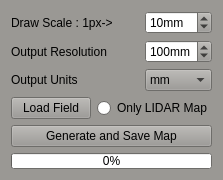
<?xml version="1.0" encoding="UTF-8"?>
<ui version="4.0">
 <class>MainWindow</class>
 <widget class="QMainWindow" name="MainWindow">
  <property name="geometry">
   <rect>
    <x>0</x>
    <y>0</y>
    <width>220</width>
    <height>180</height>
   </rect>
  </property>
  <property name="maximumSize">
   <size>
    <width>220</width>
    <height>180</height>
   </size>
  </property>
  <property name="palette">
   <palette>
    <active>
     <colorrole role="WindowText">
      <brush brushstyle="SolidPattern">
       <color alpha="255">
        <red>0</red>
        <green>0</green>
        <blue>0</blue>
       </color>
      </brush>
     </colorrole>
     <colorrole role="Button">
      <brush brushstyle="SolidPattern">
       <color alpha="255">
        <red>154</red>
        <green>152</green>
        <blue>148</blue>
       </color>
      </brush>
     </colorrole>
     <colorrole role="Light">
      <brush brushstyle="SolidPattern">
       <color alpha="255">
        <red>231</red>
        <green>228</green>
        <blue>222</blue>
       </color>
      </brush>
     </colorrole>
     <colorrole role="Midlight">
      <brush brushstyle="SolidPattern">
       <color alpha="255">
        <red>192</red>
        <green>190</green>
        <blue>185</blue>
       </color>
      </brush>
     </colorrole>
     <colorrole role="Dark">
      <brush brushstyle="SolidPattern">
       <color alpha="255">
        <red>77</red>
        <green>76</green>
        <blue>74</blue>
       </color>
      </brush>
     </colorrole>
     <colorrole role="Mid">
      <brush brushstyle="SolidPattern">
       <color alpha="255">
        <red>103</red>
        <green>101</green>
        <blue>99</blue>
       </color>
      </brush>
     </colorrole>
     <colorrole role="Text">
      <brush brushstyle="SolidPattern">
       <color alpha="255">
        <red>0</red>
        <green>0</green>
        <blue>0</blue>
       </color>
      </brush>
     </colorrole>
     <colorrole role="BrightText">
      <brush brushstyle="SolidPattern">
       <color alpha="255">
        <red>255</red>
        <green>255</green>
        <blue>255</blue>
       </color>
      </brush>
     </colorrole>
     <colorrole role="ButtonText">
      <brush brushstyle="SolidPattern">
       <color alpha="255">
        <red>0</red>
        <green>0</green>
        <blue>0</blue>
       </color>
      </brush>
     </colorrole>
     <colorrole role="Base">
      <brush brushstyle="SolidPattern">
       <color alpha="255">
        <red>255</red>
        <green>255</green>
        <blue>255</blue>
       </color>
      </brush>
     </colorrole>
     <colorrole role="Window">
      <brush brushstyle="SolidPattern">
       <color alpha="255">
        <red>154</red>
        <green>152</green>
        <blue>148</blue>
       </color>
      </brush>
     </colorrole>
     <colorrole role="Shadow">
      <brush brushstyle="SolidPattern">
       <color alpha="255">
        <red>0</red>
        <green>0</green>
        <blue>0</blue>
       </color>
      </brush>
     </colorrole>
     <colorrole role="AlternateBase">
      <brush brushstyle="SolidPattern">
       <color alpha="255">
        <red>204</red>
        <green>203</green>
        <blue>201</blue>
       </color>
      </brush>
     </colorrole>
     <colorrole role="ToolTipBase">
      <brush brushstyle="SolidPattern">
       <color alpha="255">
        <red>255</red>
        <green>255</green>
        <blue>220</blue>
       </color>
      </brush>
     </colorrole>
     <colorrole role="ToolTipText">
      <brush brushstyle="SolidPattern">
       <color alpha="255">
        <red>0</red>
        <green>0</green>
        <blue>0</blue>
       </color>
      </brush>
     </colorrole>
    </active>
    <inactive>
     <colorrole role="WindowText">
      <brush brushstyle="SolidPattern">
       <color alpha="255">
        <red>0</red>
        <green>0</green>
        <blue>0</blue>
       </color>
      </brush>
     </colorrole>
     <colorrole role="Button">
      <brush brushstyle="SolidPattern">
       <color alpha="255">
        <red>154</red>
        <green>152</green>
        <blue>148</blue>
       </color>
      </brush>
     </colorrole>
     <colorrole role="Light">
      <brush brushstyle="SolidPattern">
       <color alpha="255">
        <red>231</red>
        <green>228</green>
        <blue>222</blue>
       </color>
      </brush>
     </colorrole>
     <colorrole role="Midlight">
      <brush brushstyle="SolidPattern">
       <color alpha="255">
        <red>192</red>
        <green>190</green>
        <blue>185</blue>
       </color>
      </brush>
     </colorrole>
     <colorrole role="Dark">
      <brush brushstyle="SolidPattern">
       <color alpha="255">
        <red>77</red>
        <green>76</green>
        <blue>74</blue>
       </color>
      </brush>
     </colorrole>
     <colorrole role="Mid">
      <brush brushstyle="SolidPattern">
       <color alpha="255">
        <red>103</red>
        <green>101</green>
        <blue>99</blue>
       </color>
      </brush>
     </colorrole>
     <colorrole role="Text">
      <brush brushstyle="SolidPattern">
       <color alpha="255">
        <red>0</red>
        <green>0</green>
        <blue>0</blue>
       </color>
      </brush>
     </colorrole>
     <colorrole role="BrightText">
      <brush brushstyle="SolidPattern">
       <color alpha="255">
        <red>255</red>
        <green>255</green>
        <blue>255</blue>
       </color>
      </brush>
     </colorrole>
     <colorrole role="ButtonText">
      <brush brushstyle="SolidPattern">
       <color alpha="255">
        <red>0</red>
        <green>0</green>
        <blue>0</blue>
       </color>
      </brush>
     </colorrole>
     <colorrole role="Base">
      <brush brushstyle="SolidPattern">
       <color alpha="255">
        <red>255</red>
        <green>255</green>
        <blue>255</blue>
       </color>
      </brush>
     </colorrole>
     <colorrole role="Window">
      <brush brushstyle="SolidPattern">
       <color alpha="255">
        <red>154</red>
        <green>152</green>
        <blue>148</blue>
       </color>
      </brush>
     </colorrole>
     <colorrole role="Shadow">
      <brush brushstyle="SolidPattern">
       <color alpha="255">
        <red>0</red>
        <green>0</green>
        <blue>0</blue>
       </color>
      </brush>
     </colorrole>
     <colorrole role="AlternateBase">
      <brush brushstyle="SolidPattern">
       <color alpha="255">
        <red>204</red>
        <green>203</green>
        <blue>201</blue>
       </color>
      </brush>
     </colorrole>
     <colorrole role="ToolTipBase">
      <brush brushstyle="SolidPattern">
       <color alpha="255">
        <red>255</red>
        <green>255</green>
        <blue>220</blue>
       </color>
      </brush>
     </colorrole>
     <colorrole role="ToolTipText">
      <brush brushstyle="SolidPattern">
       <color alpha="255">
        <red>0</red>
        <green>0</green>
        <blue>0</blue>
       </color>
      </brush>
     </colorrole>
    </inactive>
    <disabled>
     <colorrole role="WindowText">
      <brush brushstyle="SolidPattern">
       <color alpha="255">
        <red>77</red>
        <green>76</green>
        <blue>74</blue>
       </color>
      </brush>
     </colorrole>
     <colorrole role="Button">
      <brush brushstyle="SolidPattern">
       <color alpha="255">
        <red>154</red>
        <green>152</green>
        <blue>148</blue>
       </color>
      </brush>
     </colorrole>
     <colorrole role="Light">
      <brush brushstyle="SolidPattern">
       <color alpha="255">
        <red>231</red>
        <green>228</green>
        <blue>222</blue>
       </color>
      </brush>
     </colorrole>
     <colorrole role="Midlight">
      <brush brushstyle="SolidPattern">
       <color alpha="255">
        <red>192</red>
        <green>190</green>
        <blue>185</blue>
       </color>
      </brush>
     </colorrole>
     <colorrole role="Dark">
      <brush brushstyle="SolidPattern">
       <color alpha="255">
        <red>77</red>
        <green>76</green>
        <blue>74</blue>
       </color>
      </brush>
     </colorrole>
     <colorrole role="Mid">
      <brush brushstyle="SolidPattern">
       <color alpha="255">
        <red>103</red>
        <green>101</green>
        <blue>99</blue>
       </color>
      </brush>
     </colorrole>
     <colorrole role="Text">
      <brush brushstyle="SolidPattern">
       <color alpha="255">
        <red>77</red>
        <green>76</green>
        <blue>74</blue>
       </color>
      </brush>
     </colorrole>
     <colorrole role="BrightText">
      <brush brushstyle="SolidPattern">
       <color alpha="255">
        <red>255</red>
        <green>255</green>
        <blue>255</blue>
       </color>
      </brush>
     </colorrole>
     <colorrole role="ButtonText">
      <brush brushstyle="SolidPattern">
       <color alpha="255">
        <red>77</red>
        <green>76</green>
        <blue>74</blue>
       </color>
      </brush>
     </colorrole>
     <colorrole role="Base">
      <brush brushstyle="SolidPattern">
       <color alpha="255">
        <red>154</red>
        <green>152</green>
        <blue>148</blue>
       </color>
      </brush>
     </colorrole>
     <colorrole role="Window">
      <brush brushstyle="SolidPattern">
       <color alpha="255">
        <red>154</red>
        <green>152</green>
        <blue>148</blue>
       </color>
      </brush>
     </colorrole>
     <colorrole role="Shadow">
      <brush brushstyle="SolidPattern">
       <color alpha="255">
        <red>0</red>
        <green>0</green>
        <blue>0</blue>
       </color>
      </brush>
     </colorrole>
     <colorrole role="AlternateBase">
      <brush brushstyle="SolidPattern">
       <color alpha="255">
        <red>154</red>
        <green>152</green>
        <blue>148</blue>
       </color>
      </brush>
     </colorrole>
     <colorrole role="ToolTipBase">
      <brush brushstyle="SolidPattern">
       <color alpha="255">
        <red>255</red>
        <green>255</green>
        <blue>220</blue>
       </color>
      </brush>
     </colorrole>
     <colorrole role="ToolTipText">
      <brush brushstyle="SolidPattern">
       <color alpha="255">
        <red>0</red>
        <green>0</green>
        <blue>0</blue>
       </color>
      </brush>
     </colorrole>
    </disabled>
   </palette>
  </property>
  <property name="windowTitle">
   <string>Minho Map Generator</string>
  </property>
  <widget class="QWidget" name="centralWidget">
   <layout class="QGridLayout" name="gridLayout">
    <item row="1" column="0" colspan="2">
     <widget class="QLabel" name="label">
      <property name="sizePolicy">
       <sizepolicy hsizetype="Preferred" vsizetype="Preferred">
        <horstretch>0</horstretch>
        <verstretch>0</verstretch>
       </sizepolicy>
      </property>
      <property name="text">
       <string>Output Resolution</string>
      </property>
     </widget>
    </item>
    <item row="2" column="0" colspan="2">
     <widget class="QLabel" name="label_3">
      <property name="sizePolicy">
       <sizepolicy hsizetype="Preferred" vsizetype="Preferred">
        <horstretch>0</horstretch>
        <verstretch>0</verstretch>
       </sizepolicy>
      </property>
      <property name="text">
       <string>Output Units</string>
      </property>
     </widget>
    </item>
    <item row="3" column="0">
     <widget class="QPushButton" name="bt_load">
      <property name="sizePolicy">
       <sizepolicy hsizetype="Preferred" vsizetype="Preferred">
        <horstretch>0</horstretch>
        <verstretch>0</verstretch>
       </sizepolicy>
      </property>
      <property name="text">
       <string>Load Field</string>
      </property>
     </widget>
    </item>
    <item row="0" column="2">
     <widget class="QSpinBox" name="sp_scale">
      <property name="sizePolicy">
       <sizepolicy hsizetype="Preferred" vsizetype="Preferred">
        <horstretch>0</horstretch>
        <verstretch>0</verstretch>
       </sizepolicy>
      </property>
      <property name="suffix">
       <string>mm</string>
      </property>
      <property name="minimum">
       <number>1</number>
      </property>
      <property name="maximum">
       <number>20</number>
      </property>
      <property name="singleStep">
       <number>10</number>
      </property>
      <property name="value">
       <number>10</number>
      </property>
     </widget>
    </item>
    <item row="5" column="0" colspan="3">
     <widget class="QProgressBar" name="pb_write">
      <property name="sizePolicy">
       <sizepolicy hsizetype="Preferred" vsizetype="Preferred">
        <horstretch>0</horstretch>
        <verstretch>0</verstretch>
       </sizepolicy>
      </property>
      <property name="value">
       <number>0</number>
      </property>
     </widget>
    </item>
    <item row="3" column="1" colspan="2">
     <widget class="QRadioButton" name="rb_fullfield">
      <property name="sizePolicy">
       <sizepolicy hsizetype="Preferred" vsizetype="Preferred">
        <horstretch>0</horstretch>
        <verstretch>0</verstretch>
       </sizepolicy>
      </property>
      <property name="text">
       <string>Only LIDAR Map</string>
      </property>
     </widget>
    </item>
    <item row="1" column="2">
     <widget class="QSpinBox" name="sp_output">
      <property name="sizePolicy">
       <sizepolicy hsizetype="Preferred" vsizetype="Preferred">
        <horstretch>0</horstretch>
        <verstretch>0</verstretch>
       </sizepolicy>
      </property>
      <property name="suffix">
       <string>mm</string>
      </property>
      <property name="minimum">
       <number>1</number>
      </property>
      <property name="maximum">
       <number>250</number>
      </property>
      <property name="singleStep">
       <number>10</number>
      </property>
      <property name="value">
       <number>100</number>
      </property>
     </widget>
    </item>
    <item row="2" column="2">
     <widget class="QComboBox" name="cb_units">
      <item>
       <property name="text">
        <string>mm</string>
       </property>
      </item>
      <item>
       <property name="text">
        <string>m</string>
       </property>
      </item>
     </widget>
    </item>
    <item row="4" column="0" colspan="3">
     <widget class="QPushButton" name="bt_gen">
      <property name="sizePolicy">
       <sizepolicy hsizetype="Preferred" vsizetype="Preferred">
        <horstretch>0</horstretch>
        <verstretch>0</verstretch>
       </sizepolicy>
      </property>
      <property name="text">
       <string>Generate and Save Map</string>
      </property>
     </widget>
    </item>
    <item row="0" column="0" colspan="2">
     <widget class="QLabel" name="label_2">
      <property name="sizePolicy">
       <sizepolicy hsizetype="Preferred" vsizetype="Preferred">
        <horstretch>0</horstretch>
        <verstretch>0</verstretch>
       </sizepolicy>
      </property>
      <property name="text">
       <string>Draw Scale : 1px-&gt;</string>
      </property>
     </widget>
    </item>
   </layout>
  </widget>
 </widget>
 <layoutdefault spacing="6" margin="11"/>
 <resources/>
 <connections/>
</ui>
